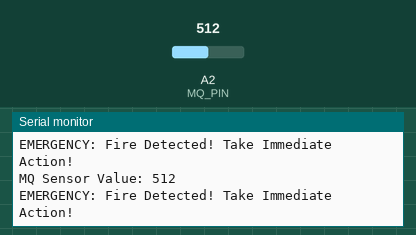
Simulated run of this sketch. Board: Arduino Uno, built with avr-gcc and run on an emulated ATmega328P. Shown: the last lines printed to the serial monitor. The test bench sets the inputs (shaded band); at power-on: A2 (MQ_PIN) = 512.

Above: at 1.3 s.
1.4 s: A2 (MQ_PIN) set to 716
At 1.84 s:
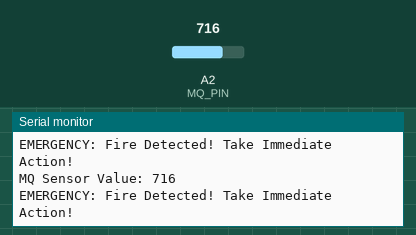
2.9 s: A2 (MQ_PIN) set to 900
At 3.37 s:
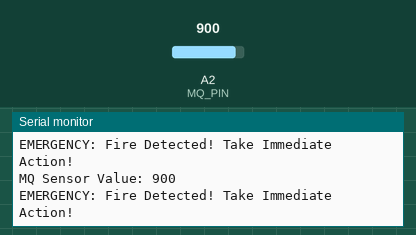
Timing chart, 0 to 5.9 s (numbered marks = the images above; inputs shaded):
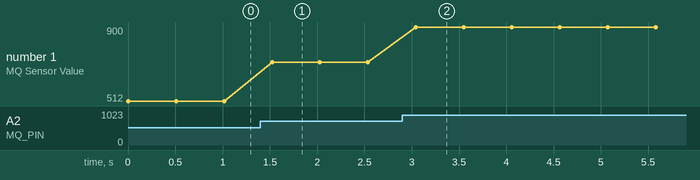

The sketch:

Fire_Detection.ino
```cpp
// MQ Sensor Fire Detection Code for Arduino

const int MQ_PIN = A2;  // MQ sensor connected to analog pin A2
const int THRESHOLD = 150; // Threshold value for fire detection adjust according to your needs


void setup() {
    Serial.begin(9600); // Start serial communication
}

void loop() {
    int mqValue = analogRead(MQ_PIN); // Read MQ sensor value (0-1023)
    Serial.print("MQ Sensor Value: ");
    Serial.println(mqValue);

    if (mqValue > THRESHOLD) {
        Serial.println("EMERGENCY: Fire Detected! Take Immediate Action!");
    }

    delay(500); // Wait for 500ms before next reading
}
```

Measured:
- after the input at 1.4 s, the serial monitor: prints a new line after 0.12 s (image 1)
- after the input at 2.9 s, the serial monitor: prints a new line after 0.14 s (image 2)
- plotted number 1: 512 → 716 after the input at 1.4 s, 716 → 900 after the input at 2.9 s
